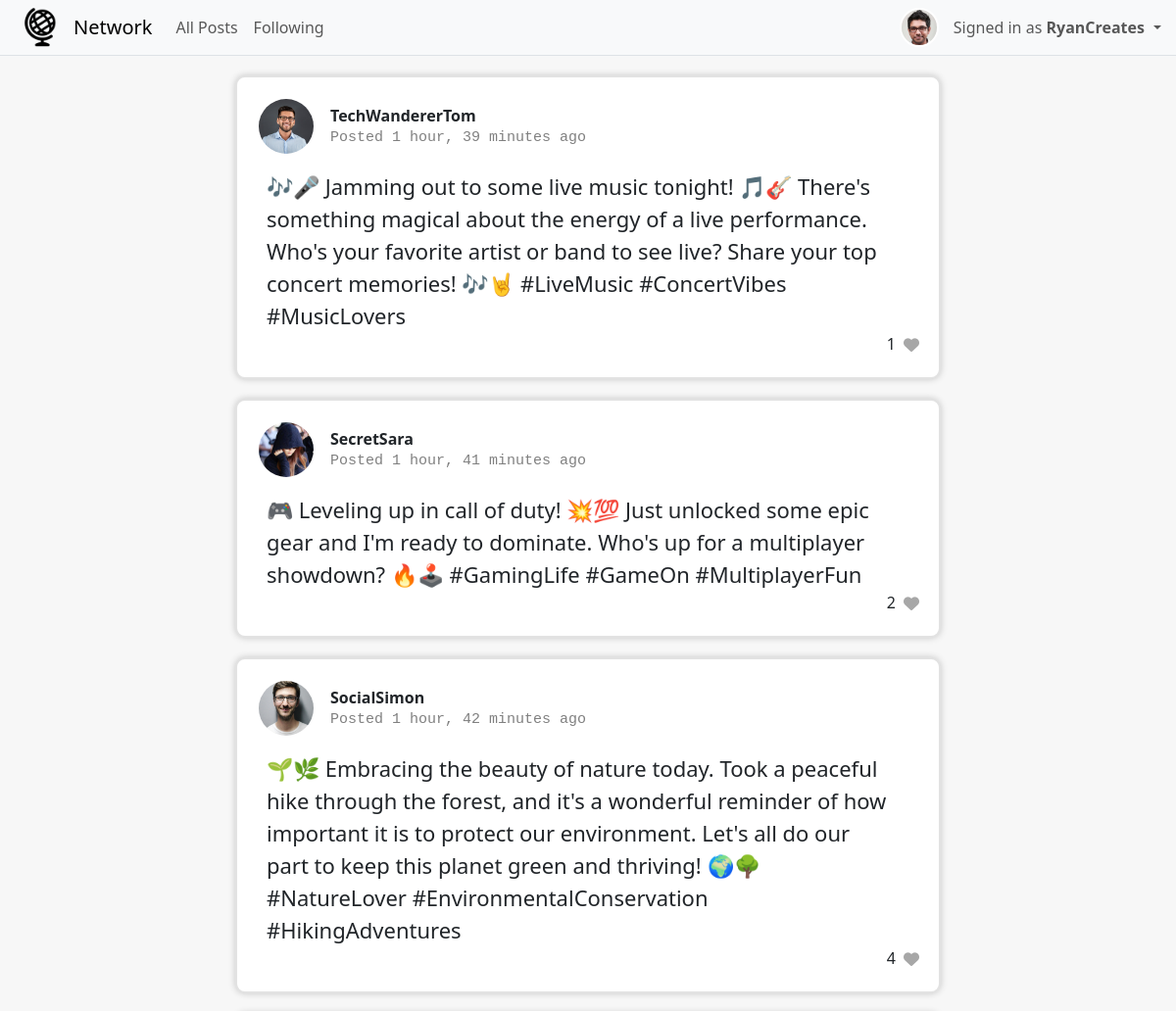
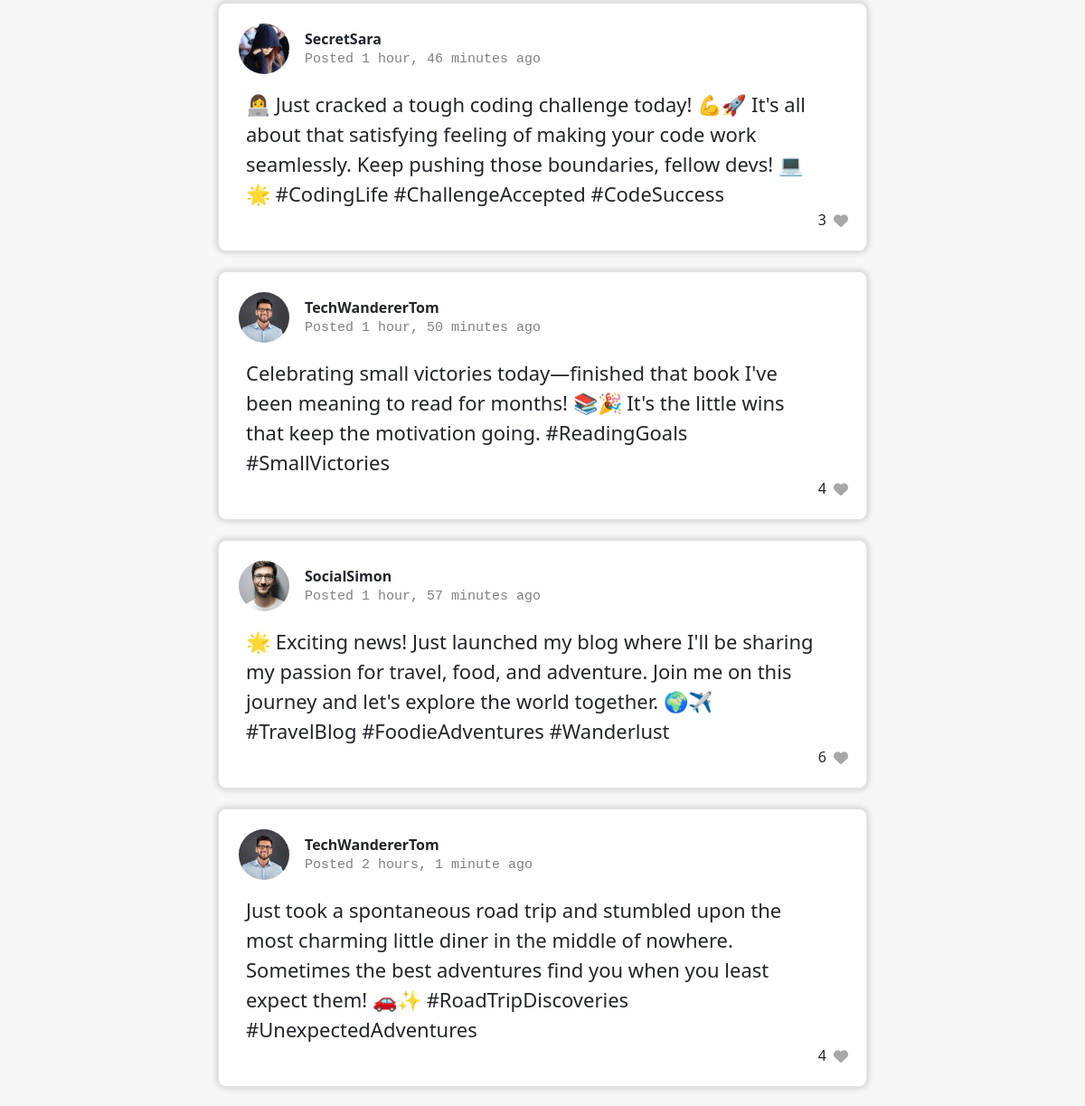
The page /following (signed in) on the database its author committed (2 pictures, top to bottom).
### network/models.py (models this page shows, shortened)
class User(AbstractUser):
    pass

class Profile(models.Model):
    user = models.OneToOneField(User, on_delete=models.CASCADE, related_name="profile")
    name = models.CharField(max_length=200, null=True, blank=True)
    bio = models.TextField(null=True, blank=True)
    picture = models.ImageField(upload_to='profile-pics', default='profile-pics/default.jpg')

class Post(models.Model):
    user = models.ForeignKey(User, on_delete=models.CASCADE, related_name="posts")
    timestamp = models.DateTimeField(auto_now_add=True)
    body = models.TextField(blank=False)
    likes = models.IntegerField(default=0)
    liked_by = models.ManyToManyField(User, related_name='liked_posts', blank=True, null=True)

### network/views.py (the view)
# urls.py: path("following", views.following, name="following"),
def following(request):
    users_following = Following.objects.filter(user=request.user)
    following_users = [follow.user_followed for follow in users_following]
    filtered_posts = Post.objects.filter(user__in=following_users).order_by('-timestamp')
    paginator = Paginator(filtered_posts, 10)
    page_num = request.GET.get('page')
    posts = paginator.get_page(page_num)
    return render(request, "network/following.html", {
        "posts": posts
    })

### network/templates/network/following.html (shortened to what this page needs)
{% extends "network/layout.html" %}
{% block body %}
    <div class="all-content">
        <div style="position: absolute; margin-top: 20px;">
            {% if posts %}
                {% for post in posts %}
                    <div class="post-container">
                        <div class="post-profile">
                            <a href="{% url 'profile' user_id=post.user.id %}">
                                <img src="{{ MEDIA_URL }}{{ post.user.profile.picture }}" alt="Profile Picture" class="nav-profile-picture" style="width: 60px; height: 60px; cursor: pointer">
                            </a>
                            <div class="profile-info">
                                <strong>{{ post.user.username }}</strong>
                                <p id="time-since-post">Posted <span class="time-since-post" data-created="{{ post.timestamp.isoformat }}"></span></p>
                            </div>
                        </div>
                        <div class="post-body">{{ post.body }}</div>
                        <div class="post-likes">
                            <span class="like-counter" data-like-counter="{{ post.id }}">{{ post.likes }}</span>
                            <div class="heart" data-post-id="{{ post.id }}">
                                <i class="fas fa-heart"></i>
                            </div>
                        </div>
                    </div>
                {% endfor %}
            {% else %}
                <p>Sorry, you aren't following anyone or the people you follow haven't posted anything yet.</p>
            {% endif %}
        </div>
    </div>
{% endblock %}

### network/templates/network/layout.html (shortened to what this page needs)
{% load static %}
<!DOCTYPE html>
<html lang="en">
    <head>
        <link href="https://cdn.jsdelivr.net/npm/bootstrap@5.3.2/dist/css/bootstrap.min.css" rel="stylesheet">
        <link href="{% static 'network/styles.css' %}" rel="stylesheet">
    </head>
    <body>
        <nav class="navbar navbar-expand-lg bg-body-tertiary fixed-top border-bottom border-body">
            <div class="container-fluid">
                <img src="{{ MEDIA_URL }}logo.png" alt="logo" height="40" class="d-inline-block align-text-top" style="margin-right: 8px; margin-left: 10px; padding: 0px;">
                <a class="navbar-brand" style="padding-left: 5px">Network</a>
                <div class="collapse navbar-collapse" id="navbarNavDropdown">
                    <ul class="navbar-nav">
                        <li class="nav-item">
                            <a class="nav-link" aria-current="page" href="{% url 'index' %}">All Posts</a>
                        </li>
                        {% if request.user.is_authenticated %}
                            <li class="nav-item">
                                <a class="nav-link" aria-current="page" href="{% url 'following' %}">Following</a>
                            </li>
                        {% endif %}
                        <li class="nav-item dropdown" style="position: absolute; right: 15px; margin: 0;">
                            <a class="nav-link dropdown-toggle" role="button" data-bs-toggle="dropdown" aria-expanded="false" style="display: flex; align-items: center; padding: 0px;">
                                {% if request.user.is_authenticated %}
                                    <img src="{{ MEDIA_URL }}{{ request.user.profile.picture }}" alt="Profile Picture" class="nav-profile-picture d-inline-block align-text-top">
                                    <span style="padding-right: 5px;">Signed in as <strong>{{ request.user.username }}</strong></span>
                                {% else %}
                                    <span style="line-height: 40px; display: flex; align-items: center; padding-right: 5px;">Not signed in</span>
                                {% endif %}
                            </a>
                        </li>
                    </ul>
                </div>
            </div>
        </nav>
        <div class="body">
            {% block body %}
            {% endblock %}
        </div>
    </body>
</html>

### network/static/network/styles.css (style rules this page uses)
body { padding-top: 57px; padding-left: 20px; padding-right: 20px; background-color: #f7f7f7; }
.all-content { width: 60vw; margin: 0 auto; position: relative; }
.nav-profile-picture { margin-top: 0px; margin-right: 15px; width: 40px; height: 40px; border-radius: 50%; overflow: hidden; border: 2px solid white; object-fit: cover; }
.post-container { padding: 20px; margin-bottom: 20px; border: solid 2px rgb(226, 226, 226); border-radius: 10px; background-color: white; box-shadow: 0 0 7px rgba(0, 0, 0, 0.2); }
.post-profile { display: flex; margin-bottom: 15px; }
.profile-info { display: flex; flex-direction: column; justify-content: center; }
#time-since-post { margin: 0px; font-family: 'Courier New', Courier, monospace; color: grey; font-size: 15px; }
.post-body { padding-left: 10px; padding-right: 30px; font-size: 22px; font-weight: 300; }
.post-likes { display: flex; align-items: center; justify-content: flex-end; }
.like-counter { margin-right: 8px; padding-bottom: 2px; }
.heart { display: flex; color: #a7a7a7; cursor: pointer; }

### rows shown on the page
User: user.profile.picture (picture), user.username "RyanCreates"
Post: user.profile.picture (picture), user.username "TechWandererTom", body "🎶🎤 Jamming out to some live music tonight! 🎵🎸 There's something magical about the energy of a live performance. Who's your favorite artist or band to see live? Share your top concert memories! 🎶🤘 #LiveMusic #ConcertVibes #MusicLovers", likes "1"
Post: user.profile.picture (picture), user.username "SecretSara", body "🎮 Leveling up in call of duty! 💥💯 Just unlocked some epic gear and I'm ready to dominate. Who's up for a multiplayer showdown? 🔥🕹️ #GamingLife #GameOn #MultiplayerFun", likes "2"
Post: user.profile.picture (picture), user.username "SocialSimon", body "🌱🌿 Embracing the beauty of nature today. Took a peaceful hike through the forest, and it's a wonderful reminder of how important it is to protect our environment. Let's all do our part to keep this planet green and thriving! 🌍🌳 #NatureLover #EnvironmentalConservation #HikingAdventures", likes "4"
Post: user.profile.picture (picture), user.username "SecretSara", body "👩‍💻 Just cracked a tough coding challenge today! 💪🚀 It's all about that satisfying feeling of making your code work seamlessly. Keep pushing those boundaries, fellow devs! 💻🌟 #CodingLife #ChallengeAccepted #CodeSuccess", likes "3"
Post: user.profile.picture (picture), user.username "TechWandererTom", body "Celebrating small victories today—finished that book I've been meaning to read for months! 📚🎉 It's the little wins that keep the motivation going. #ReadingGoals #SmallVictories", likes "4"
Post: user.profile.picture (picture), user.username "SocialSimon", body "🌟 Exciting news! Just launched my blog where I'll be sharing my passion for travel, food, and adventure. Join me on this journey and let's explore the world together. 🌍✈️ #TravelBlog #FoodieAdventures #Wanderlust", likes "6"
Post: user.profile.picture (picture), user.username "TechWandererTom", body "Just took a spontaneous road trip and stumbled upon the most charming little diner in the middle of nowhere. Sometimes the best adventures find you when you least expect them! 🚗✨ #RoadTripDiscoveries #UnexpectedAdventures", likes "4"
